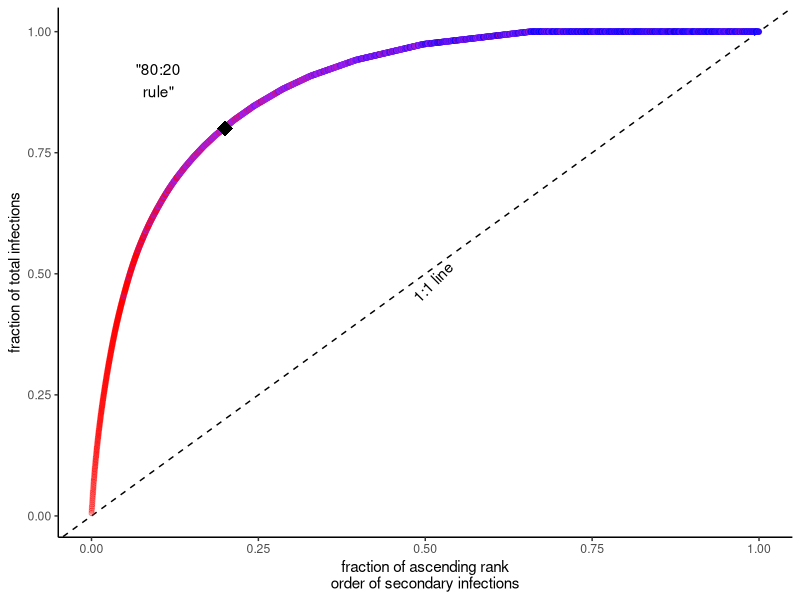

This chart was generated by the following R code:
# Little fig for mpophc
library(dplyr)
library(purrr)
library(ggplot2)
# three groups with different R, compiled into one inequality cumsum curve


inputs <- data.frame(infection = c("asymptomatic", "mild", "severe")
                     , groupR = c(29, 5, 1.5)
                     , p = c(0.15, 0.5, 0.35)
)

outFun <- function(n, dat){
    rows <- length(dat[,1])
    map_dfr(1:rows, function(grp){
        grpP <- round(n*dat[grp,"p"])
        bind_cols(dat[grp,]
                   , cases = rgeom(grpP, prob = 1/dat[grp, "groupR"])
                   )
       
    })
}


pltDat <- outFun(5e3, inputs)


pdf("cartoon_8020_v2.pdf", height = 4, width = 4)
pltDat[sample(1:length(pltDat[[1]])),] %>%
    
    arrange(desc(cases)) %>% 
    mutate(cFrac = cumsum(cases)/sum(cases)
           , pFrac = row_number(desc(cases))/length(cases)) %>% 
    ggplot(aes(pFrac, cFrac, color = infection)) +
    scale_color_manual(values = c("red","purple", "blue" )) +
    # geom_hline(yintercept = 0.8, linetype = "dashed") + 
    # geom_vline(xintercept = 0.2, linetype = "dashed") +
    geom_abline(intercept = 0, slope = 1, linetype = "dashed") +
    geom_point(alpha = 0.3) + 
    geom_point(x = 0.2, y = 0.8, shape = 18, size = 5, color = "black") +
    annotate("text", x = 0.1, y = 0.9, label = "\"80:20\nrule\"")+
    annotate("text", x = 0.5, y = 0.5, label = "\n1:1 line", angle = 45
             # , vjust = 1
             )+
    theme_classic() +
    labs(x = "fraction of ascending rank\norder of secondary infections", y = "fraction of total infections") +
    theme(legend.position = "none")
dev.off()
